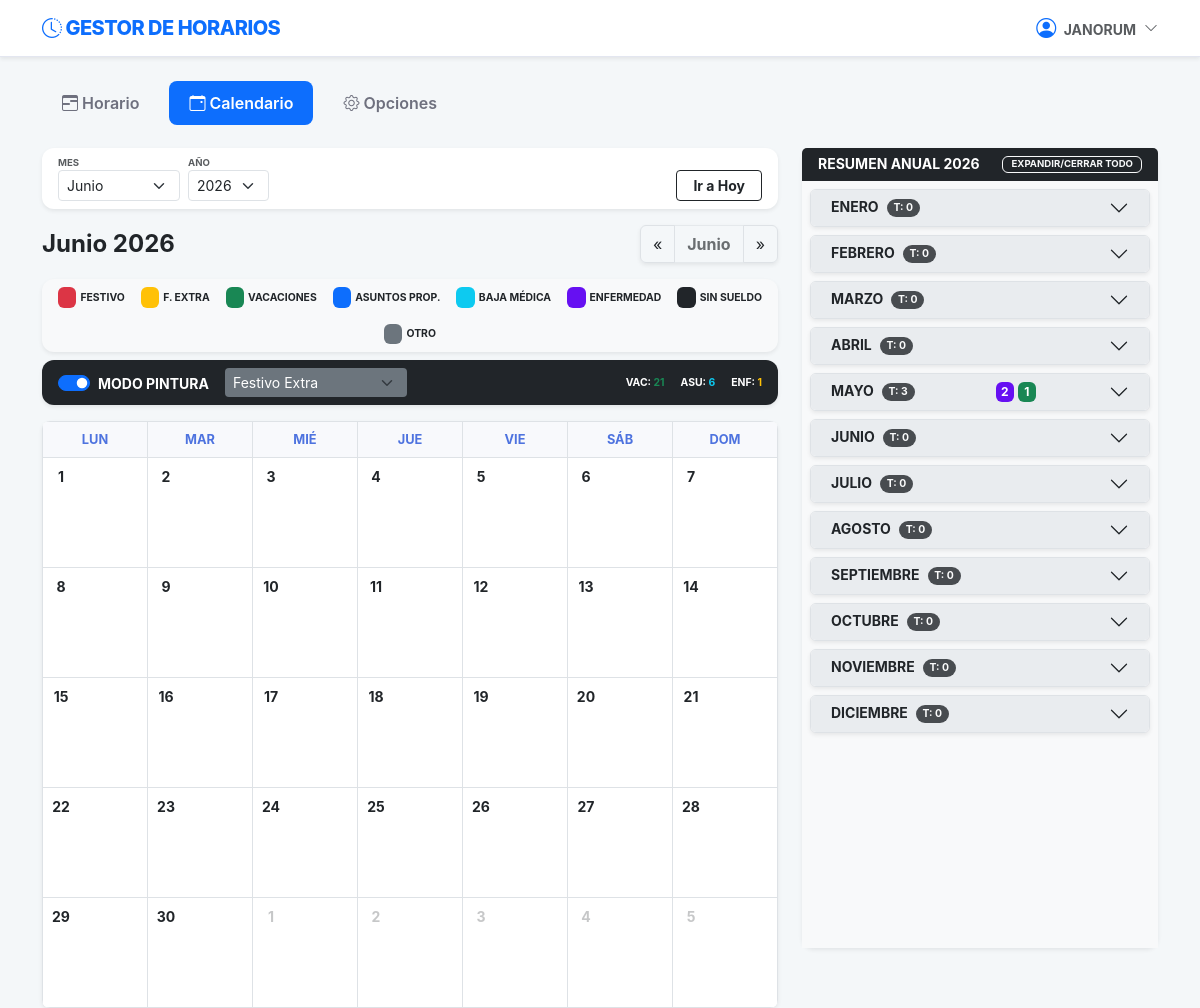
/calendario/?mes=6&año=2026 (signed in), run on the app's committed database.
### apps/opciones/models.py (models this page shows, shortened)
class SaldoDias(models.Model):
    usuario = models.ForeignKey(User, on_delete=models.CASCADE, related_name='saldos')
    anio = models.IntegerField(default=2026)
    vacaciones_libres_totales = models.IntegerField(default=4)
    vacaciones_bloques_totales = models.IntegerField(default=18)
    asuntos_propios_totales = models.IntegerField(default=6)
    enfermedad_sin_justificar_totales = models.IntegerField(default=3)
    vacaciones_libres_disfrutadas = models.IntegerField(default=0)
    vacaciones_bloques_disfrutadas = models.IntegerField(default=0)
    asuntos_disfrutados = models.IntegerField(default=0)
    enfermedad_sin_justificar_disfrutados = models.IntegerField(default=0)
    class Meta:
        unique_together = ['usuario', 'anio']
        verbose_name = "Saldo de Días"
        verbose_name_plural = "Saldos de Días"
    @property
    def vacaciones_totales(self):
        return self.vacaciones_libres_totales + self.vacaciones_bloques_totales
    @property
    def vacaciones_disfrutadas(self):
        return self.vacaciones_libres_disfrutadas + self.vacaciones_bloques_disfrutadas
    @property
    def vacaciones_restantes(self):
        return max(0, self.vacaciones_totales - self.vacaciones_disfrutadas)
    @property
    def asuntos_restantes(self):
        return max(0, self.asuntos_propios_totales - self.asuntos_disfrutados)
    @property
    def enfermedad_sin_justificar_restantes(self):
        return max(0, self.enfermedad_sin_justificar_totales - self.enfermedad_sin_justificar_disfrutados)

### apps/calendario/views.py (the view)
# urls.py: path('', views.CalendarioView.as_view(), name='ver_calendario'),
class CalendarioView(LoginRequiredMixin, View):
    template_name = 'calendario/calendario.html'
    def get(self, request, *args, **kwargs):
        hoy = date.today()
        try:
            año = int(request.GET.get('año', hoy.year))
            mes = int(request.GET.get('mes', hoy.month))
        except ValueError:
            año, mes = hoy.year, hoy.month
        if mes > 12:
            mes = 1
            año += 1
        elif mes < 1:
            mes = 12
            año -= 1
        datos = CalendarioService.obtener_mes(año, mes, request.user)
        nombres_meses = [
            "Enero", "Febrero", "Marzo", "Abril", "Mayo", "Junio",
            "Julio", "Agosto", "Septiembre", "Octubre", "Noviembre", "Diciembre"
        ]
        context = {
            'semanas': datos['semanas'],
            'resumen_anual': datos['resumen_anual'],
            'tipos_opciones': datos['tipos_opciones'],
            'saldo': datos['saldo'],  # Objeto con vacaciones_restantes y asuntos_restantes
            'nombre_mes': nombres_meses[mes-1],
            'año': año,
            'mes': mes,
            'range_años': range(hoy.year - 5, hoy.year + 6),
            'año_hoy': hoy.year,
            'mes_hoy': hoy.month,
            'usuario': request.user,
        }
        return render(request, self.template_name, context)

### apps/calendario/templates/calendario/calendario.html (shortened to what this page needs)
{% extends "base.html" %}
{% block content %}
<div class="row g-4">
    <div class="col-xl-8">
        <div class="card shadow-sm border-0 mb-3 bg-white">
            <div class="card-body py-2">
                <form method="GET" class="row g-2 align-items-center">
                    <div class="col-auto">
                        <label class="small fw-bold text-muted text-uppercase" style="font-size: 0.6rem; display: block;">Mes</label>
                        <select name="mes" class="form-select form-select-sm" onchange="this.form.submit()">
                            <option value="6" {% if mes == 6 %}selected{% endif %}>Junio</option>
                        </select>
                    </div>
                    <div class="col-auto">
                        <label class="small fw-bold text-muted text-uppercase" style="font-size: 0.6rem; display: block;">Año</label>
                        <select name="año" class="form-select form-select-sm" onchange="this.form.submit()">
                            {% for a in range_años %}
                                <option value="{{ a }}" {% if año == a %}selected{% endif %}>{{ a }}</option>
                            {% endfor %}
                        </select>
                    </div>
                    <div class="col-auto ms-auto align-self-end">
                        <a href="?mes={{ mes_hoy }}&año={{ año_hoy }}" class="btn btn-sm btn-outline-dark fw-bold px-3">Ir a Hoy</a>
                    </div>
                </form>
            </div>
        </div>
        <div class="d-flex justify-content-between align-items-center mb-3">
            <h4 class="fw-bold mb-0 text-dark">{{ nombre_mes }} {{ año }}</h4>
            <div class="btn-group shadow-sm">
                <a href="?mes={{ mes|add:'-1' }}&año={{ año }}" class="btn btn-white border">&laquo;</a>
                <button class="btn btn-white border fw-bold" disabled>{{ nombre_mes }}</button>
                <a href="?mes={{ mes|add:'1' }}&año={{ año }}" class="btn btn-white border">&raquo;</a>
            </div>
        </div>
        <div class="card shadow-sm border-0 mb-2 bg-light">
            <div class="card-body p-2 d-flex flex-wrap justify-content-center gap-3">
                <div class="d-flex align-items-center"><span class="badge FESTIVO me-1">&nbsp;</span> <small class="fw-bold" style="font-size: 0.65rem;">FESTIVO</small></div>
                <div class="d-flex align-items-center"><span class="badge FESTIVO_EXTRA me-1">&nbsp;</span> <small class="fw-bold" style="font-size: 0.65rem;">F. EXTRA</small></div>
                <div class="d-flex align-items-center"><span class="badge VACACIONES me-1">&nbsp;</span> <small class="fw-bold" style="font-size: 0.65rem;">VACACIONES</small></div>
                <div class="d-flex align-items-center"><span class="badge ASUNTOS_PROPIOS me-1">&nbsp;</span> <small class="fw-bold" style="font-size: 0.65rem;">ASUNTOS PROP.</small></div>
                <div class="d-flex align-items-center"><span class="badge BAJA me-1">&nbsp;</span> <small class="fw-bold" style="font-size: 0.65rem;">BAJA MÉDICA</small></div>
                <div class="d-flex align-items-center"><span class="badge ENFERMEDAD me-1">&nbsp;</span> <small class="fw-bold" style="font-size: 0.65rem;">ENFERMEDAD</small></div>
                <div class="d-flex align-items-center"><span class="badge SIN_SUELDO me-1">&nbsp;</span> <small class="fw-bold" style="font-size: 0.65rem;">SIN SUELDO</small></div>
                <div class="d-flex align-items-center"><span class="badge OTRO me-1">&nbsp;</span> <small class="fw-bold" style="font-size: 0.65rem;">OTRO</small></div>
            </div>
        </div>
        <div class="card shadow-sm border-0 mb-3 bg-dark text-white">
            <div class="card-body py-2 d-flex align-items-center justify-content-between">
                <div class="d-flex align-items-center gap-3">
                    <div class="form-check form-switch m-0">
                        <input class="form-check-input" type="checkbox" id="switchModoPintar" onchange="toggleModoPintar()" checked>
                        <label class="form-check-label small fw-bold text-uppercase" for="switchModoPintar">Modo Pintura</label>
                    </div>
                    <select id="pincelTipo" class="form-select form-select-sm bg-secondary text-white border-0" style="width: auto;" onchange="resetSeleccionBloque()">
                        {% for valor, etiqueta in tipos_opciones %}
                        <option value="{{ valor }}">{{ etiqueta }}</option>
                        {% endfor %}
                    </select>
                </div>
                <div class="small fw-bold text-uppercase d-flex gap-3" style="font-size: 0.65rem;">
                    <span>VAC: <span id="val-vac" class="text-success">{{ saldo.vacaciones_restantes }}</span></span>
                    <span>ASU: <span id="val-asu" class="text-info">{{ saldo.asuntos_restantes }}</span></span>
                    <span>ENF: <span id="val-enf" class="text-warning">{{ saldo.enfermedad_sin_justificar_restantes }}</span></span>
                </div>
            </div>
        </div>
        <div class="card shadow-sm border-0 rounded-3 overflow-hidden" id="contenedorCalendario">
            <table class="table table-bordered mb-0 text-center" style="table-layout: fixed; user-select: none;">
                <thead class="bg-light small fw-bold text-muted">
                    <tr>
                        <th>LUN</th><th>MAR</th><th>MIÉ</th><th>JUE</th><th>VIE</th><th>SÁB</th><th>DOM</th>
                    </tr>
                </thead>
                <tbody>
                    {% for semana in semanas %}
                    <tr style="height: 110px;">
                        {% for dia in semana %}
                        <td id="celda-{{ dia.fecha }}"
                            class="p-0 position-relative dia-calendario modo-pincel {{ dia.tipo_raw }} {% if not dia.es_mes_actual %}opacity-25{% endif %} {% if dia.es_hoy %}dia-hoy{% endif %}"
                            style="cursor: pointer; vertical-align: top;"
                            data-fecha="{{ dia.fecha }}"
                            data-dia-semana="{{ forloop.counter }}"
                            data-es-oficial="{{ dia.es_oficial|yesno:'true,false' }}"
                            onmousedown="iniciarArrastre(this)"
                            onmouseenter="pintarEnArrastre(this)"
                            onclick="manejadorClickDia(this)">
                            <div class="p-1 h-100 d-flex flex-column text-start pointer-none">
                                <div class="d-flex justify-content-between align-items-start mb-1">
                                    <span class="fw-bold small numero-dia">{{ dia.dia }}</span>
                                </div>
                            </div>
                        </td>
                        {% endfor %}
                    </tr>
                    {% endfor %}
                </tbody>
            </table>
        </div>
    </div>
    <div class="col-xl-4">
        <div class="card shadow-sm border-0 h-100 d-flex flex-column" style="max-height: 800px;">
            <div class="card-header bg-dark text-white py-2 d-flex justify-content-between align-items-center border-0">
                <h6 class="mb-0 small fw-bold text-uppercase">Resumen Anual {{ año }}</h6>
                <button class="btn btn-xs btn-outline-light py-0 px-2 fw-bold" style="font-size: 0.6rem;" onclick="toggleTodosAcordeones()">
                    EXPANDIR/CERRAR TODO
                </button>
            </div>
            <div class="card-body p-0 overflow-auto bg-light">
                <div class="accordion accordion-flush p-2" id="accFestivos">
                    {% for mes_nombre, info in resumen_anual.items %}
                    <div class="accordion-item border rounded shadow-sm mb-2 overflow-hidden item-mes-resumen" id="mes-resumen-{{ forloop.counter }}">
                        <h2 class="accordion-header">
                            <button class="accordion-button collapsed py-2 d-flex align-items-center bg-custom-mes text-dark shadow-none border-0" type="button" data-bs-toggle="collapse" data-bs-target="#m{{ forloop.counter }}">
                                <span class="fw-bold small me-2">{{ mes_nombre|upper }}</span>
                                <span class="badge bg-dark rounded-pill me-auto badge-total" style="font-size: 0.65rem; opacity: 0.8; color: white !important;">T: {{ info.eventos|length }}</span>
                                <div class="d-flex gap-1 ms-2 container-badges">
                                    {% for tipo, cantidad in info.conteos.items %}
                                        <span class="badge {{ tipo }} p-1 badge-conteo" data-tipo="{{ tipo }}" style="min-width: 18px;">{{ cantidad }}</span>
                                    {% endfor %}
                                </div>
                            </button>
                        </h2>
                    </div>
                    {% endfor %}
                </div>
            </div>
        </div>
    </div>
</div>
{% endblock %}

### templates/base.html (shortened to what this page needs)
<!DOCTYPE html>
<html lang="es">
<head>
    <link href="https://cdn.jsdelivr.net/npm/bootstrap@5.3.0/dist/css/bootstrap.min.css" rel="stylesheet">
    <link rel="stylesheet" href="https://cdn.jsdelivr.net/npm/bootstrap-icons@1.11.0/font/bootstrap-icons.css">
</head>
<body>
<nav class="navbar navbar-expand-lg navbar-light mb-4 shadow-sm">
    <div class="container">
        <a class="navbar-brand" href="{% if user.is_authenticated %}{% url 'horario:ver_horario' %}{% else %}{% url 'login' %}{% endif %}">
            <i class="bi bi-clock-history"></i> GESTOR DE HORARIOS
        </a>
        <div class="ms-auto d-flex align-items-center">
            {% if user.is_authenticated %}
                <div class="dropdown user-dropdown">
                    <a class="dropdown-toggle d-flex align-items-center text-muted" id="userMenu" data-bs-toggle="dropdown" aria-expanded="false">
                        <span class="small fw-bold text-uppercase me-2">
                            <i class="bi bi-person-circle text-primary fs-5 me-1"></i> {{ user.username }}
                        </span>
                        <i class="bi bi-chevron-down small"></i>
                    </a>
                </div>
            {% else %}
                <a href="{% url 'login' %}" class="btn btn-sm btn-primary fw-bold px-4">ENTRAR</a>
            {% endif %}
        </div>
    </div>
</nav>
<div class="container">
    {% if user.is_authenticated %}
    <ul class="nav nav-tabs mb-4" id="mainTabs">
        <li class="nav-item">
            <a class="nav-link {% if request.resolver_match.app_name == 'horario' %}active{% endif %}"
               href="{% url 'horario:ver_horario' %}">
               <i class="bi bi-calendar3-range"></i> Horario
            </a>
        </li>
        <li class="nav-item">
            <a class="nav-link {% if request.resolver_match.app_name == 'calendario' %}active{% endif %}"
               href="{% url 'calendario:ver_calendario' %}">
               <i class="bi bi-calendar-event"></i> Calendario
            </a>
        </li>
        <li class="nav-item">
            <a class="nav-link {% if request.resolver_match.app_name == 'opciones' and request.resolver_match.url_name != 'perfil' %}active{% endif %}"
               href="{% url 'opciones:main' %}">
                <i class="bi bi-gear"></i> Opciones
            </a>
        </li>
    </ul>
    {% endif %}
    {% block content %}{% endblock %}
</div>
</body>
</html>

### data on the page
SaldoDias: vacaciones_restantes "21", asuntos_restantes "6", enfermedad_sin_justificar_restantes "1"

### other printed values
{{ user.username }} "JANORUM"
{{ nombre_mes }} "Junio"
{{ año }} "2026"
{{ dia.dia }} "1" "2" "3" "4" "5" "6" "7" "8" "9" "10" "11" "12" "13" "14" "15" "16" "17" "18" "19" "20" "21" "22" "23" "24" "25" "26" "27" "28" "29" "30" "1" "2" "3" "4" "5"
{{ mes_nombre|upper }} "ENERO" "FEBRERO" "MARZO" "ABRIL" "MAYO" "JUNIO" "JULIO" "AGOSTO" "SEPTIEMBRE" "OCTUBRE" "NOVIEMBRE" "DICIEMBRE"
{{ info.eventos|length }} "0" "0" "0" "0" "3" "0" "0" "0" "0" "0" "0" "0"
{{ cantidad }} "2" "1"
form field año "2026"
form field value "Festivo Extra"
